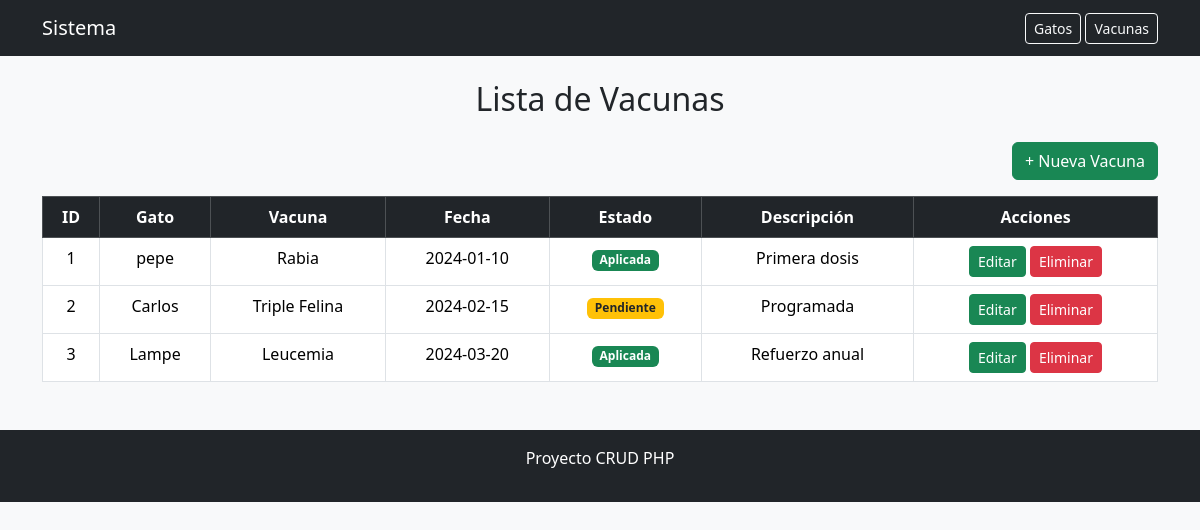
The page / on the database its author committed.
### tables this page shows
CREATE TABLE vacunas (
    id INT AUTO_INCREMENT PRIMARY KEY,
    gato_id INT,
    nombre VARCHAR(50) NOT NULL,
    fecha DATE NOT NULL,
    estado ENUM('pendiente','aplicada') NOT NULL,
    descripcion TEXT,
    FOREIGN KEY (gato_id) REFERENCES gatos(id)
);

CREATE TABLE gatos (
    id INT AUTO_INCREMENT PRIMARY KEY,
    tipo VARCHAR(50) NOT NULL,
    nombre VARCHAR(50),
    edad_anio INT NOT NULL CHECK (edad_anio >= 0),
    edad_meses INT NOT NULL CHECK (edad_meses >= 0)
);

### index.php (the view)
<?php
include("../includes/header.php");
include("../includes/conexion.php");
?>
<h2 class="text-center mb-4">Lista de Vacunas</h2>
<div class="text-end mb-3">
    <a href="crear.php" class="btn btn-success">+ Nueva Vacuna</a>
</div>
<table class="table table-bordered table-hover text-center">
    <thead class="table-dark">
        <tr>
            <th>ID</th>
            <th>Gato</th>
            <th>Vacuna</th>
            <th>Fecha</th>
            <th>Estado</th>
            <th>Descripción</th>
            <th>Acciones</th>
        </tr>
    </thead>
    <tbody>
    <?php
    $sql = "SELECT v.*, g.nombre AS gato_nombre
            FROM vacunas v
            INNER JOIN gatos g ON v.gato_id = g.id";
    $result = $conex->query($sql);
    while($row = $result->fetch_assoc()){
    ?>
        <tr>
            <td><?= $row['id'] ?></td>
            <td><?= $row['gato_nombre'] ?></td>
            <td><?= $row['nombre'] ?></td>
            <td><?= $row['fecha'] ?></td>
            <td>
                <?php if($row['estado'] == 'aplicada'){ ?>
                    <span class="badge bg-success">Aplicada</span>
                <?php } else { ?>
                    <span class="badge bg-warning text-dark">Pendiente</span>
                <?php } ?>
            </td>
            <td><?= $row['descripcion'] ?></td>
            <td>
                <a href="editar.php?id=<?= $row['id'] ?>" class="btn btn-success btn-sm">Editar</a>
                <a href="eliminar.php?id=<?= $row['id'] ?>" class="btn btn-danger btn-sm">Eliminar</a>
            </td>
        </tr>
    <?php } ?>
    </tbody>
</table>
<?php include("../includes/footer.php"); ?>

### header.php (shortened to what this page needs)
<!DOCTYPE html>
<html lang="es">
<head>
    <link href="https://cdn.jsdelivr.net/npm/bootstrap@5.3.8/dist/css/bootstrap.min.css" rel="stylesheet">
</head>
<body class="bg-light">
<nav class="navbar navbar-dark bg-dark">
    <div class="container">
        <a class="navbar-brand" href="/practica/index.php">Sistema</a>
        <div>
            <a href="/practica/gatos/index.php" class="btn btn-outline-light btn-sm">Gatos</a>
            <a href="/practica/vacunas/index.php" class="btn btn-outline-light btn-sm">Vacunas</a>
        </div>
    </div>
</nav>
<div class="container mt-4">

### footer.php
</div>
<footer class="bg-dark text-white text-center p-3 mt-5">
    <p>Proyecto CRUD PHP</p>
</footer>
</body>
</html>

### rows shown on the page
vacunas: id "1", gato.nombre "pepe", nombre "Rabia", fecha "2024-01-10", estado "Aplicada", descripcion "Primera dosis"
vacunas: id "2", gato.nombre "Carlos", nombre "Triple Felina", fecha "2024-02-15", estado "Pendiente", descripcion "Programada"
vacunas: id "3", gato.nombre "Lampe", nombre "Leucemia", fecha "2024-03-20", estado "Aplicada", descripcion "Refuerzo anual"
